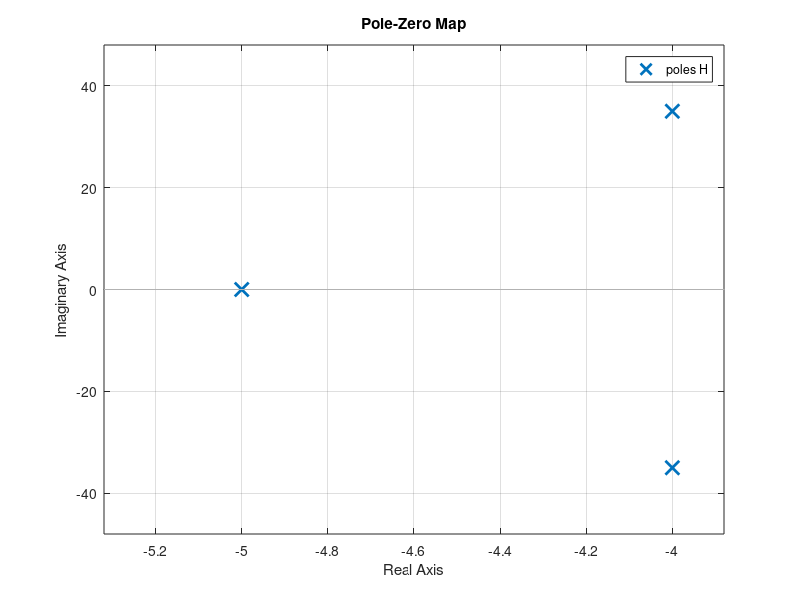

Reproduce this figure in MATLAB.
s=tf('s',0);
G = 6205/s/(s^2 +13*s+ 1281);
H=feedback(G,1);
H1 = 5/(5+s);
H2 = 1241/(1241 + 8*s + s^2);

t=0:0.01:3;
y=step(H,t);
y1=step(H1,t);
y2=step(H2,t);

D1=trapz(t, abs(y-y1))
D2=trapz(t, abs(y-y2))

pzmap(H)